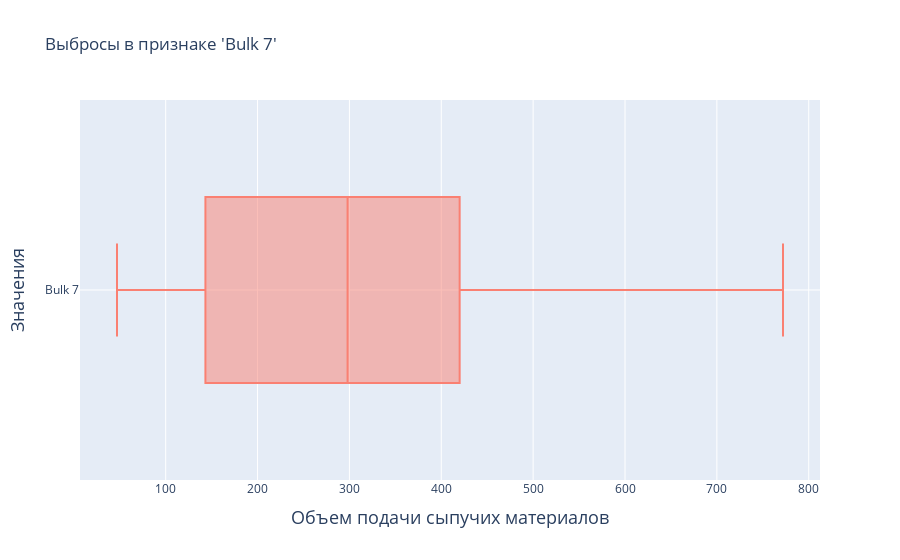
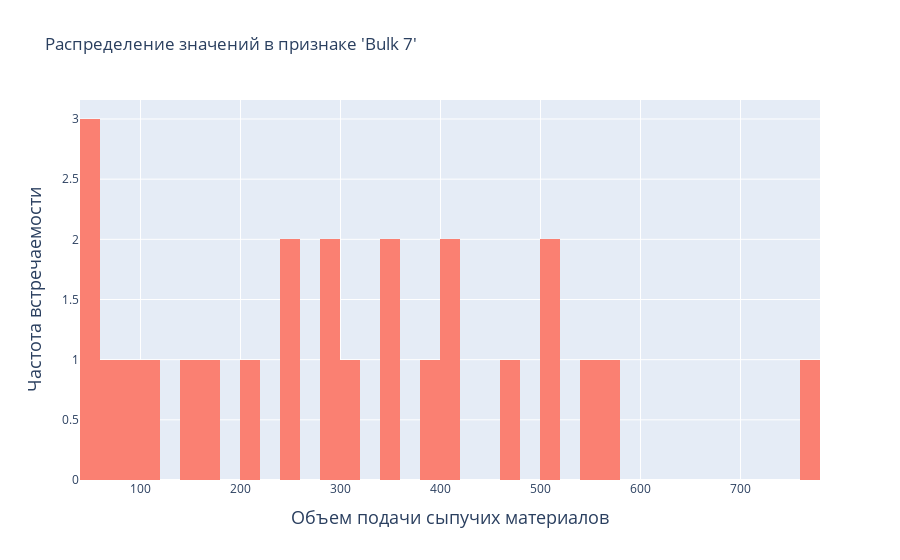

Source (notebook cell) for these figures, in order:
### Code cell
outliers_and_features_distribution(
    df_data_bulk,
    'Bulk 7',
    'Объем подачи сыпучих материалов',
    'salmon')

### Figure 1 — Plotly figure (JSON) as saved in the notebook; plotly's stock layout.template omitted (floating-point values rounded to 4 significant figures; data arrays with more than 128 entries replaced by an {"elided": "..."} marker saying what was removed)
{"data": [{"marker": {"color": "salmon"}, "name": "Bulk 7", "type": "box", "x": {"elided": "3129 int values"}}], "layout": {"title": {"text": "Выбросы в признаке 'Bulk 7'"}, "xaxis": {"showgrid": true, "title": {"font": {"size": 18}, "text": "Объем подачи сыпучих материалов"}}, "yaxis": {"showgrid": true, "title": {"font": {"size": 18}, "text": "Значения"}}}}

### Figure 2 — Plotly figure (JSON) as saved in the notebook; plotly's stock layout.template omitted (floating-point values rounded to 4 significant figures; data arrays with more than 128 entries replaced by an {"elided": "..."} marker saying what was removed)
{"data": [{"marker": {"color": "salmon"}, "nbinsx": 50, "type": "histogram", "x": {"elided": "3129 int values"}}], "layout": {"title": {"text": "Распределение значений в признаке 'Bulk 7'"}, "xaxis": {"showgrid": true, "title": {"font": {"size": 18}, "text": "Объем подачи сыпучих материалов"}}, "yaxis": {"showgrid": true, "title": {"font": {"size": 18}, "text": "Частота встречаемости"}}}}
